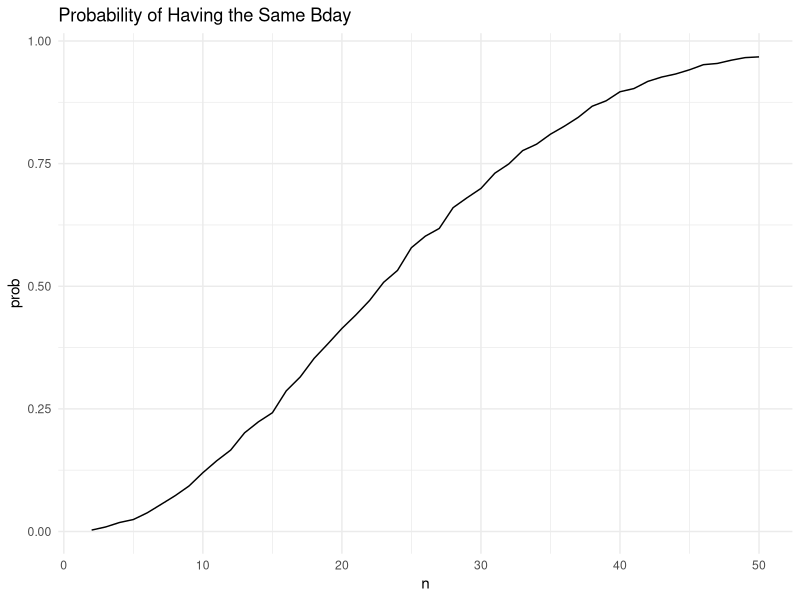

Write R code to recreate this figure. (Note: a time limit stopped this script after it produced the figure.)
## ---- chunk 1
library(tidyverse)

knitr::opts_chunk$set(
  comment = '', fig.width = 8, fig.height = 6, out.width = "90%"
)

theme_set(theme_minimal() + theme(legend.position = "bottom"))

options(
  ggplot2.continuous.colour = "viridis",
  ggplot2.continuous.fill = "viridis"
)

scale_colour_discrete = scale_colour_viridis_d
scale_fill_discrete = scale_fill_viridis_d
## ---- chunk 2
bday_sim = function(n) {
  
  bdays = sample(1:365, size = n, replace = TRUE)

  duplicate = length(unique(bdays)) < n
  
  return(duplicate)
  
}

bday_sim(50)
## ---- chunk 3
sim_res = 
  expand_grid(
    n = c(2:50),
    iter = 1:10000
  ) |>
  mutate(res = map_lgl(n, bday_sim)) |>
  group_by(n) |>
  summarize(prob = mean(res))
## ---- chunk 4
sim_res |>
  ggplot(aes(x = n, y = prob)) +
  geom_line() +
  labs(title = "Probability of Having the Same Bday")
## ---- chunk 5
rnorm_t.test = function(u){
  
  samp = rnorm(n = 30, mean = u, sd = 5)
  
  broom::tidy(t.test(samp, conf.level = 0.95))
}

rnorm_t.test(u=0)
## ---- chunk 6
sim_samp = 
  expand_grid(
    mean = 0:5,
    iter = 1:5000) |>
  mutate(samp = map(mean,rnorm_t.test)) |>
  unnest(samp)
